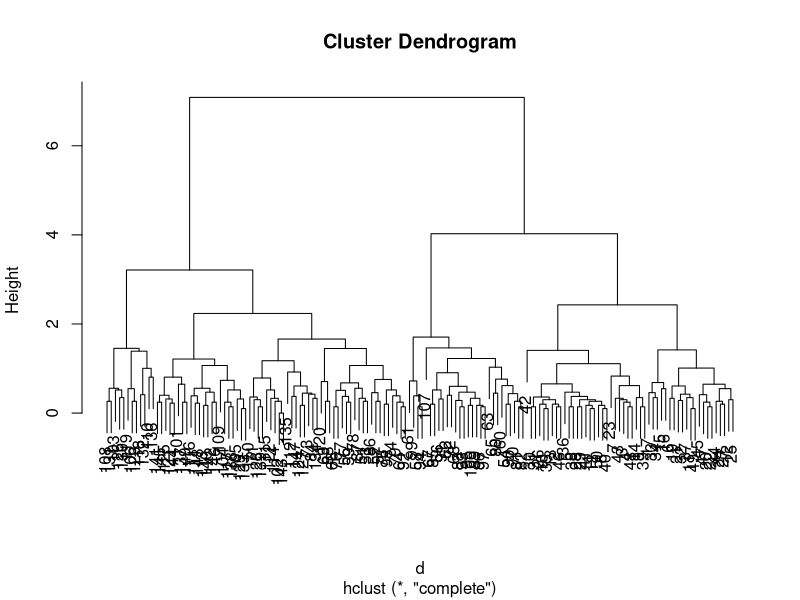
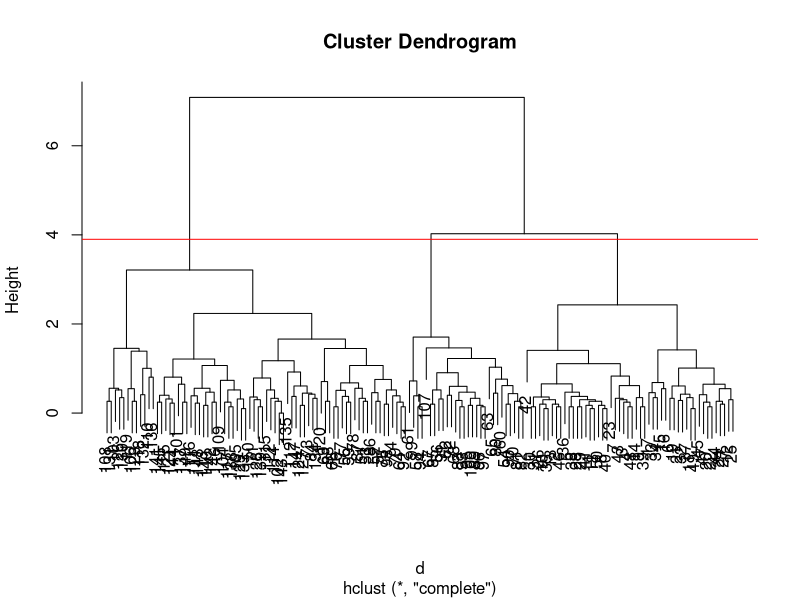
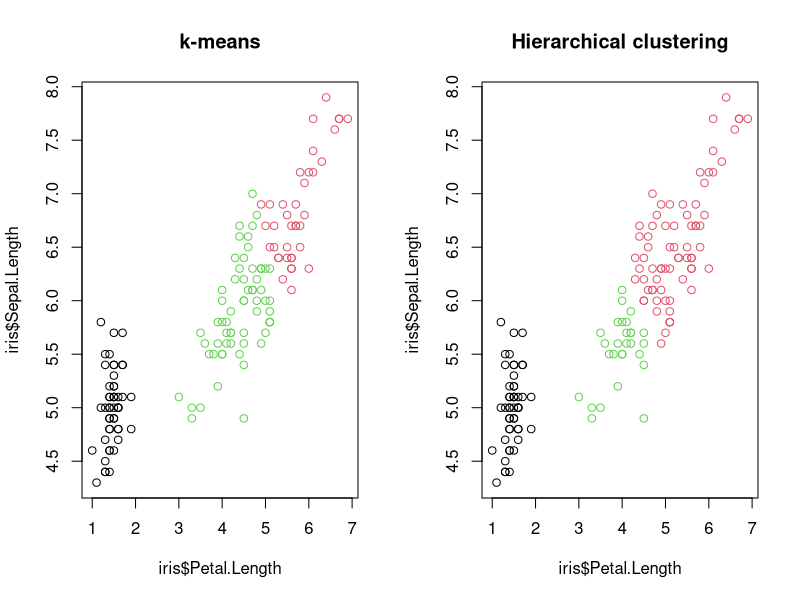
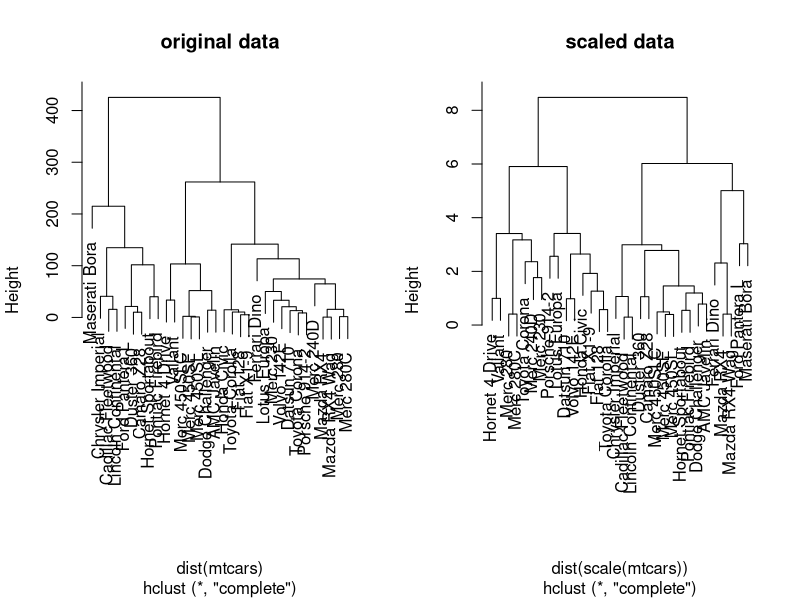

The R source for these figures, in order:
# Databricks notebook source
# MAGIC %md
# MAGIC # Introduction to hierarchical clustering

# COMMAND ----------

# MAGIC %md
# MAGIC Typically used when the number of clusters in not known a head of time
# MAGIC Two approaches. bottum up and top down. we will focus on bottum up process
# MAGIC - assign each point to its own cluster
# MAGIC - joing the two closesest custers/points into a new cluster
# MAGIC - keep going until there is one cluster
# MAGIC - they way you calculate the distance between clusters is a paramater and will be covered later
# MAGIC we have to first calculate the euclidean distance between all points (makes a big matriz) using the dist() function
# MAGIC - this is passed into the hclust() function

# COMMAND ----------

data(iris)

# COMMAND ----------

d <- dist(iris[, 1:4])
hcl <- hclust(d)
hcl

# COMMAND ----------

?dist

# COMMAND ----------

?hclust


# COMMAND ----------

plot(hcl)

# COMMAND ----------

# MAGIC %md
# MAGIC  ## Defining clusters
# MAGIC After producing the hierarchical clustering result, we need to cut the tree (dendrogram) at a specific height to defined the clusters. For example, on our test dataset above, we could decide to cut it at a distance around 1.5, with would produce 2 clusters.

# COMMAND ----------

# MAGIC %md
# MAGIC In R we can us the cutree function to
# MAGIC 
# MAGIC - cut the tree at a specific height: cutree(hcl, h = 1.5)
# MAGIC - cut the tree to get a certain number of clusters: cutree(hcl, k = 2)
# MAGIC 
# MAGIC Example
# MAGIC 
# MAGIC - Cut the iris hierarchical clustering result at a height to obtain 3 clusters by setting h.
# MAGIC - Cut the iris hierarchical clustering result at a height to obtain 3 clusters by setting directly k, and verify that both provide the same results.

# COMMAND ----------

plot(hcl)
abline(h = 3.9, col = "red")

# COMMAND ----------

cutree(hcl, k = 3)


# COMMAND ----------

cutree(hcl, h = 3.9)

# COMMAND ----------

identical(cutree(hcl, k = 3), cutree(hcl, h = 3.9))


# COMMAND ----------

# MAGIC %md
# MAGIC 
# MAGIC ### Challenge
# MAGIC 
# MAGIC Using the same value k = 3, verify if k-means and hierarchical clustering produce the same results on the iris data.
# MAGIC 
# MAGIC Which one, if any, is correct?

# COMMAND ----------

km <- kmeans(iris[, 1:4], centers = 3, nstart = 10)
hcl <- hclust(dist(iris[, 1:4]))
table(km$cluster, cutree(hcl, k = 3))

# COMMAND ----------

par(mfrow = c(1, 2))
plot(iris$Petal.Length, iris$Sepal.Length, col = km$cluster, main = "k-means")
plot(iris$Petal.Length, iris$Sepal.Length, col = cutree(hcl, k = 3), main = "Hierarchical clustering")

# COMMAND ----------

## Checking with the labels provided with the iris data
table(iris$Species, km$cluster)

# COMMAND ----------

table(iris$Species, cutree(hcl, k = 3))


# COMMAND ----------

# MAGIC %md
# MAGIC ### Pre-processing
# MAGIC Many of the machine learning methods that are regularly used are sensitive to difference scales. This applies to unsupervised methods as well as supervised methods, as we will see in the next chapter.
# MAGIC 
# MAGIC A typical way to pre-process the data prior to learning is to scale the data, or apply principal component analysis (next section). Scaling assures that all data columns have a mean of 0 and standard deviation of 1.
# MAGIC 
# MAGIC In R, scaling is done with the scale function.
# MAGIC 
# MAGIC Challenge
# MAGIC 
# MAGIC Using the mtcars data as an example, verify that the variables are of different scales, then scale the data. To observe the effect different scales, compare the hierarchical clusters obtained on the original and scaled data.

# COMMAND ----------

##
colMeans(mtcars)
##        mpg        cyl       disp         hp       drat         wt       qsec 
##  20.090625   6.187500 230.721875 146.687500   3.596563   3.217250  17.848750 
##         vs         am       gear       carb 
##   0.437500   0.406250   3.687500   2.812500

hcl1 <- hclust(dist(mtcars))
hcl2 <- hclust(dist(scale(mtcars)))
par(mfrow = c(1, 2))
plot(hcl1, main = "original data")
plot(hcl2, main = "scaled data")

# COMMAND ----------

# MAGIC %md
# MAGIC ### Additional info
# MAGIC 
# MAGIC Clustering linkage and practical matters
# MAGIC 4 methods to measure distance between clusters
# MAGIC complete: pairwise similarty between all observations in cluster 1 and 2, uses largest of similarities
# MAGIC single: same as above but uses the smallest of similarities
# MAGIC average: same as above but uses average of similarities
# MAGIC centroid: finds centroid of cluster 1 and 2, uses similarity between tow centroids
# MAGIC rule of thumb
# MAGIC complete and average produce more balanced treess and are more commonly used
# MAGIC single fuses observations in one at a time and produces more unblanced trees
# MAGIC centroid can create inversion where clusters are put below single values. its not used often
# MAGIC practical matters
# MAGIC data needs to be scaled so that features have the same mean and standard deviation
# MAGIC normalized features have a mean of zero and a sd of one
# MAGIC – Linkage methods
# MAGIC # Cluster using complete linkage: hclust.complete
# MAGIC hclust.complete <- hclust(dist(x), method = "complete")
# MAGIC 
# MAGIC # Cluster using average linkage: hclust.average
# MAGIC hclust.average <- hclust(dist(x), method = "average")
# MAGIC 
# MAGIC # Cluster using single linkage: hclust.single
# MAGIC hclust.single <- hclust(dist(x), method = "single")
# MAGIC 
# MAGIC # Plot dendrogram of hclust.complete
# MAGIC plot(hclust.complete, main = "Complete")

# COMMAND ----------

# MAGIC %md
# MAGIC Similar to k-means , we measure the (dis)similarity of observations using distance measures (e.g., Euclidean distance, Manhattan distance, etc.); the Euclidean distance is most commonly the default. However, a fundamental question in hierarchical clustering is: How do we measure the dissimilarity between two clusters of observations? A number of different cluster agglomeration methods (i.e., linkage methods) have been developed to answer this question. The most common methods are:
# MAGIC 
# MAGIC - Maximum or complete linkage clustering: Computes all pairwise dissimilarities between the elements in cluster 1 and the elements in cluster 2, and considers the largest value of these dissimilarities as the distance between the two clusters. It tends to produce more compact clusters.
# MAGIC - Minimum or single linkage clustering: Computes all pairwise dissimilarities between the elements in cluster 1 and the elements in cluster 2, and considers the smallest of these dissimilarities as a linkage criterion. It tends to produce long, “loose” clusters.
# MAGIC - Mean or average linkage clustering: Computes all pairwise dissimilarities between the elements in cluster 1 and the elements in cluster 2, and considers the average of these dissimilarities as the distance between the two clusters. Can vary in the compactness of the clusters it creates.
# MAGIC - Centroid linkage clustering: Computes the dissimilarity between the centroid for cluster 1 (a mean vector of length  
# MAGIC p
# MAGIC  , one element for each variable) and the centroid for cluster 2.
# MAGIC - Ward’s minimum variance method: Minimizes the total within-cluster variance. At each step the pair of clusters with the smallest between-cluster distance are merged. Tends to produce more compact clusters.
